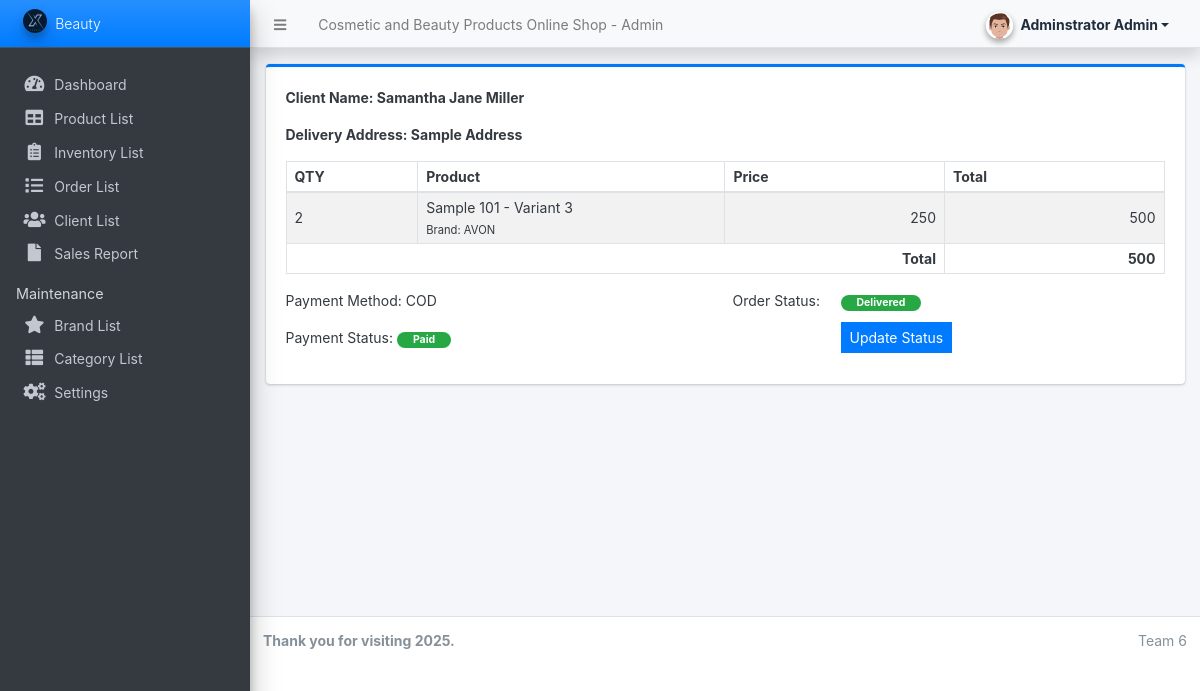
Before: /admin/?page=orders/view_order&id=5 (signed in) with the older database file.
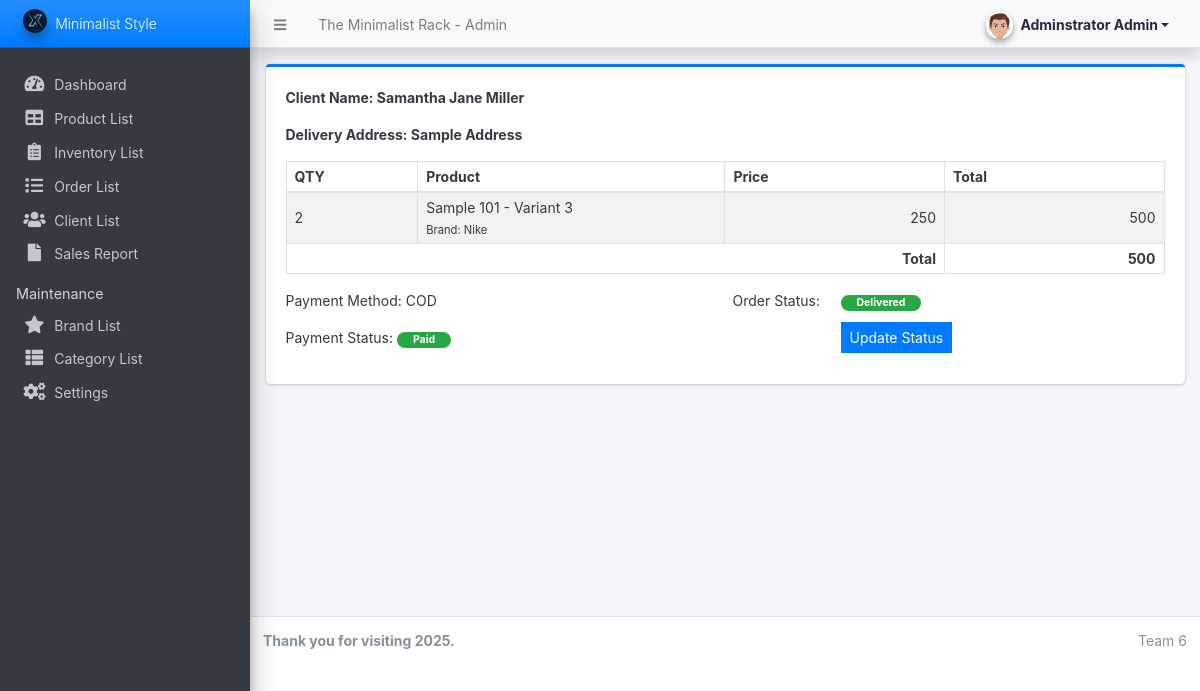
After: the same page with the newer database file.
### tables this page shows
CREATE TABLE `order_list` (
  `id` int(30) NOT NULL,
  `order_id` int(30) NOT NULL,
  `inventory_id` int(30) NOT NULL,
  `quantity` int(30) NOT NULL,
  `price` double NOT NULL,
  `total` double NOT NULL
);

CREATE TABLE `brands` (
  `id` int(30) NOT NULL,
  `name` varchar(250) NOT NULL,
  `description` text DEFAULT NULL,
  `image_path` text DEFAULT NULL,
  `status` tinyint(1) NOT NULL DEFAULT 1,
  `delete_flag` tinyint(1) NOT NULL DEFAULT 0,
  `date_created` datetime NOT NULL DEFAULT current_timestamp()
);

CREATE TABLE `products` (
  `id` int(30) NOT NULL,
  `brand_id` int(30) NOT NULL,
  `category_id` int(30) NOT NULL,
  `name` varchar(250) NOT NULL,
  `specs` text NOT NULL,
  `status` tinyint(1) NOT NULL DEFAULT 1,
  `delete_flag` tinyint(1) NOT NULL DEFAULT 0,
  `date_created` datetime NOT NULL DEFAULT current_timestamp()
);

CREATE TABLE `inventory` (
  `id` int(30) NOT NULL,
  `variant` text NOT NULL,
  `product_id` int(30) NOT NULL,
  `quantity` double NOT NULL,
  `price` float NOT NULL,
  `date_created` datetime NOT NULL DEFAULT current_timestamp(),
  `date_updated` datetime DEFAULT NULL ON UPDATE current_timestamp()
);

### config.php (called while the page is built, shortened)
<?php
require_once('classes/DBConnection.php');
require_once('classes/SystemSettings.php');
function validate_image($file){
	if(!empty($file)){
        $ex = explode("?",$file);
        $file = $ex[0];
        $ts = isset($ex[1]) ? "?".$ex[1] : '';
		if(is_file(base_app.$file)){
			return base_url.$file.$ts;
		}else{
			return base_url.'dist/img/no-image-available.png';
		}
	}else{
		return base_url.'dist/img/no-image-available.png';
	}
}
function isMobileDevice(){
    $aMobileUA = array(
        '/iphone/i' => 'iPhone',
        '/ipod/i' => 'iPod',
        '/ipad/i' => 'iPad',
        '/android/i' => 'Android',
        '/blackberry/i' => 'BlackBerry',
        '/webos/i' => 'Mobile'
    );
    return false;
}
?>

### classes/DBConnection.php (called while the page is built, shortened)
<?php
class DBConnection{
    private $host = DB_SERVER;
    private $username = DB_USERNAME;
    private $password = DB_PASSWORD;
    private $database = DB_NAME;
    public $conn;
    public function __construct(){
        if (!isset($this->conn)) {
            $this->conn = new mysqli($this->host, $this->username, $this->password, $this->database);
        }
    }
}
?>

### classes/SystemSettings.php (called while the page is built, shortened)
<?php
class SystemSettings extends DBConnection{
	function info($field=''){
		if(!empty($field)){
			if(isset($_SESSION['system_info'][$field]))
				return $_SESSION['system_info'][$field];
			else
				return false;
		}else{
			return false;
		}
	}
}
$_settings = new SystemSettings();
?>

### admin/orders/view_order.php (the view, shortened to what the changed rows need)
<div class="card card-outline card-primary">
    <div class="card-body">
        <div class="conitaner-fluid">
            <table class="table-striped table table-bordered" id="list">
                <colgroup>
                </colgroup>
                <thead>
                    <tr>
                        <th>QTY</th>
                        <th>Product</th>
                        <th>Price</th>
                        <th>Total</th>
                    </tr>
                </thead>
                <tbody>
                    <?php
                        $olist = $conn->query("SELECT o.*,p.name,b.name as bname, i.variant FROM order_list o inner join inventory i on o.inventory_id = i.id inner join products p on i.product_id = p.id inner join brands b on p.brand_id = b.id where o.order_id = '{$id}' ");
                        while($row = $olist->fetch_assoc()):
                        foreach($row as $k => $v){
                            $row[$k] = trim(stripslashes($v));
                        }
                    ?>
                    <tr>
                        <td><?php echo $row['quantity'] ?></td>
                        <td>
                            <p class="m-0"><?php echo $row['name'] . " - " . $row['variant'] ?></p>
                            <p class="m-0"><small>Brand: <?php echo $row['bname']?></small></p>
                        </td>
                        <td class="text-right"><?php echo number_format($row['price']) ?></td>
                        <td class="text-right"><?php echo number_format($row['price'] * $row['quantity']) ?></td>
                    </tr>
                    <?php endwhile; ?>
                </tbody>
                <tfoot>
                    <tr>
                        <th colspan='3'  class="text-right">Total</th>
                        <th class="text-right"><?php echo number_format($amount) ?></th>
                    </tr>
                </tfoot>
            </table>
        </div>
    </div>
</div>

### admin/inc/topBarNav.php (shortened to what the changed rows need)
<nav class="main-header navbar navbar-expand navbar-light shadow text-sm">
  <ul class="navbar-nav">
    <li class="nav-item d-none d-sm-inline-block">
      <a href="<?php echo base_url ?>" class="nav-link"><?php echo (!isMobileDevice()) ? $_settings->info('name'):$_settings->info('short_name'); ?> - Admin</a>
    </li>
  </ul>
</nav>

### admin/inc/navigation.php (shortened to what the changed rows need)
<aside class="main-sidebar sidebar-dark-blue elevation-4 sidebar-no-expand">
  <a href="<?php echo base_url ?>admin" class="brand-link bg-gradient-blue text-sm">
  <img src="<?php echo validate_image($_settings->info('logo'))?>" alt="Store Logo" class="brand-image img-circle elevation-3" style="opacity: .8;width: 1.5rem;height: 1.5rem;max-height: unset">
  <span class="brand-text font-weight-light"><?php echo $_settings->info('short_name') ?></span>
  </a>
</aside>

Changed rows visible on the page:
changed through a linked row, order_list "Sample 101": brands.name "AVON" → "Nike"
Other visible differences:
$_settings->info('name'): "Cosmetic and Beauty Products Online Shop" → "The Minimalist Rack"
$_settings->info('short_name'): "Beauty" → "Minimalist Style"
